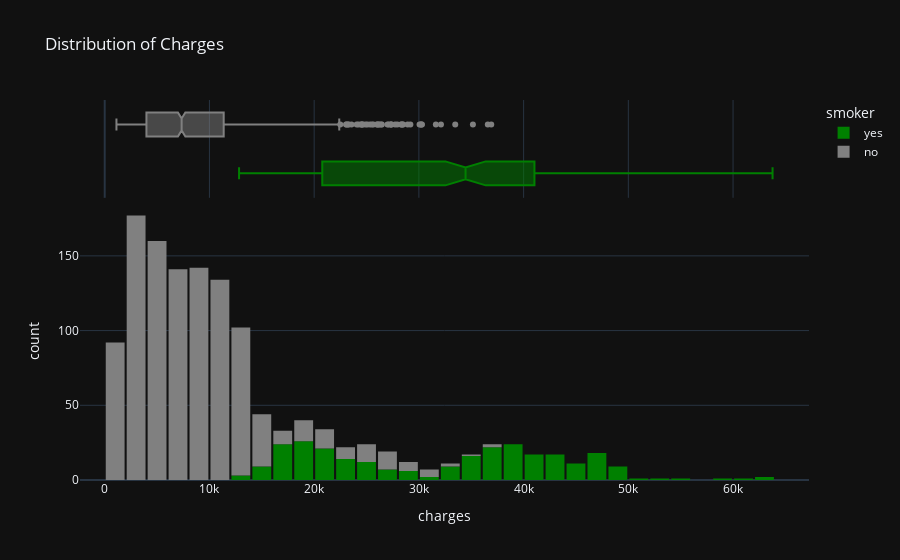

Notebook source saved alongside this figure:
### Code cell
fig=px.histogram(medical_df,x='charges',marginal='box',color='smoker',color_discrete_sequence=['green','grey'],title="Distribution of Charges")
fig.update_layout(bargap=0.1)
fig.show()

### Figure 1 — Plotly figure (JSON) as saved in the notebook; plotly's stock layout.template omitted (floating-point values rounded to 4 significant figures; data arrays with more than 128 entries replaced by an {"elided": "..."} marker saying what was removed)
{"data": [{"bingroup": "x", "hovertemplate": "smoker=yes<br>charges=%{x}<br>count=%{y}<extra></extra>", "legendgroup": "yes", "marker": {"color": "green", "pattern": {"shape": ""}}, "name": "yes", "orientation": "v", "showlegend": true, "x": {"elided": "274 float values"}, "xaxis": "x", "yaxis": "y", "type": "histogram"}, {"hovertemplate": "smoker=yes<br>charges=%{x}<extra></extra>", "legendgroup": "yes", "marker": {"color": "green"}, "name": "yes", "notched": true, "showlegend": false, "x": {"elided": "274 float values"}, "xaxis": "x2", "yaxis": "y2", "type": "box"}, {"bingroup": "x", "hovertemplate": "smoker=no<br>charges=%{x}<br>count=%{y}<extra></extra>", "legendgroup": "no", "marker": {"color": "grey", "pattern": {"shape": ""}}, "name": "no", "orientation": "v", "showlegend": true, "x": {"elided": "1064 float values"}, "xaxis": "x", "yaxis": "y", "type": "histogram"}, {"hovertemplate": "smoker=no<br>charges=%{x}<extra></extra>", "legendgroup": "no", "marker": {"color": "grey"}, "name": "no", "notched": true, "showlegend": false, "x": {"elided": "1064 float values"}, "xaxis": "x2", "yaxis": "y2", "type": "box"}], "layout": {"xaxis": {"anchor": "y", "domain": [0.0, 1.0], "title": {"text": "charges"}}, "yaxis": {"anchor": "x", "domain": [0.0, 0.7326], "title": {"text": "count"}}, "xaxis2": {"anchor": "y2", "domain": [0.0, 1.0], "matches": "x", "showticklabels": false, "showgrid": true}, "yaxis2": {"anchor": "x2", "domain": [0.7426, 1.0], "matches": "y2", "showticklabels": false, "showline": false, "ticks": "", "showgrid": false}, "legend": {"title": {"text": "smoker"}, "tracegroupgap": 0}, "title": {"text": "Distribution of Charges"}, "barmode": "relative", "bargap": 0.1}}
